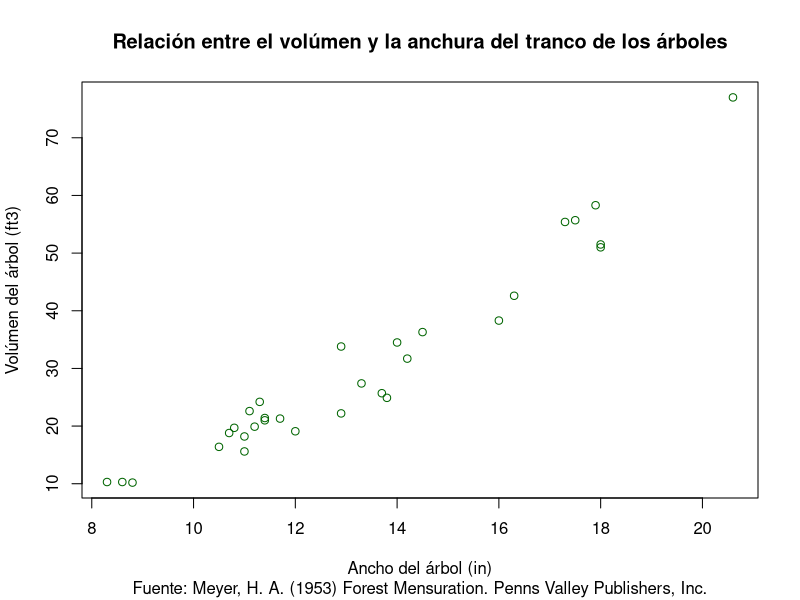
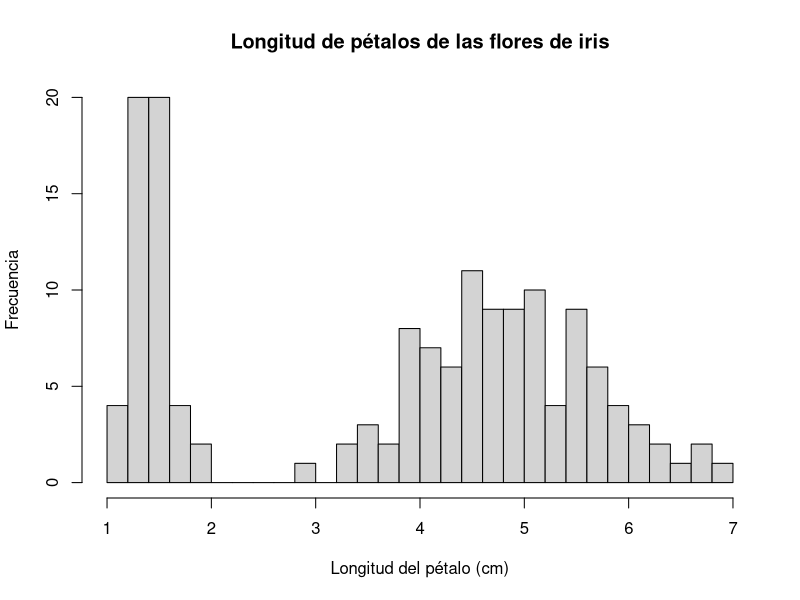
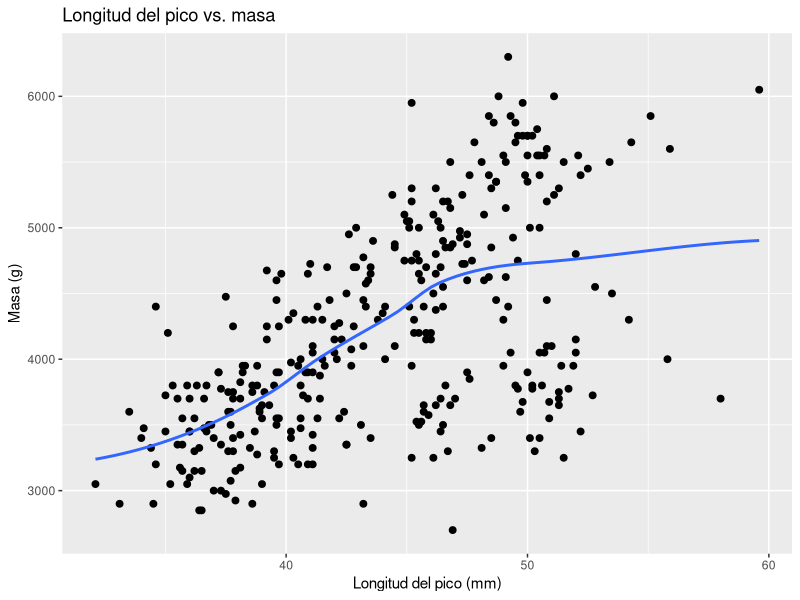
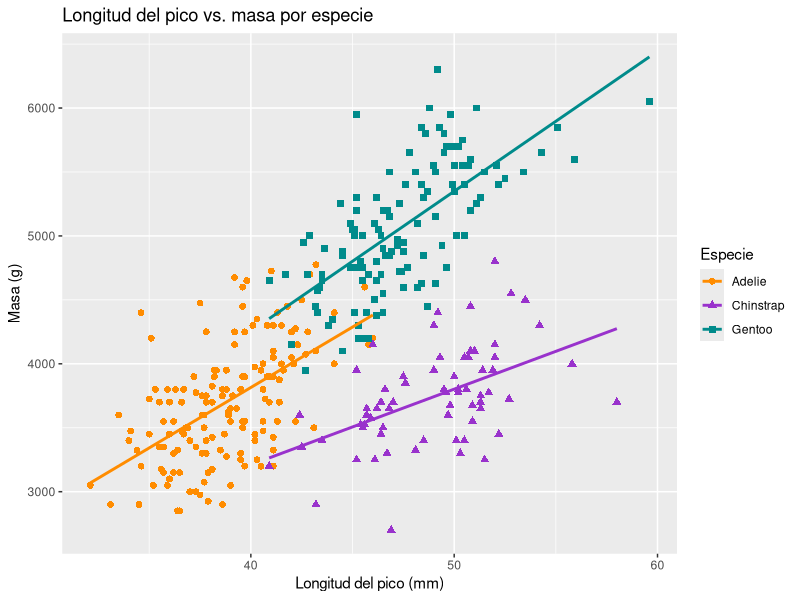

Reproduce these figures in R, in order.
## ---- chunk 1
#| label: relacion-anchura-volumen-arboles 
#| code-fold: true

plot(
  x=trees$Girth,
  y=trees$Volume,
  col= "darkgreen",
  main = "Relación entre el volúmen y la anchura del tranco de los árboles",
  sub = "Fuente: Meyer, H. A. (1953) Forest Mensuration. Penns Valley Publishers, Inc.",
  xlab= "Ancho del árbol (in)",
  ylab= "Volúmen del árbol (ft3)"
)
## ---- chunk 2
data(iris)
# Función hist(). Gráfico de la longitud de los pétalos de las flores de iris
hist(
  x = iris$Petal.Length, 
  breaks = 30,
  main = "Longitud de pétalos de las flores de iris", 
  xlab = "Longitud del pétalo (cm)", 
  ylab = "Frecuencia"
)
## ---- chunk 3
#cargar la librería
#| label: cargar-tidyverse
library(tidyverse)
library(palmerpenguins)
## ---- chunk 4
#| label: grafico-dispersion-penguins
# Gráfico de dispersión de longitud del pico vs masa (peso)
penguins |>
  ggplot(aes(x = bill_length_mm, y = body_mass_g)) +
  geom_point(size = 2) +
  geom_smooth(method = "loess", se = FALSE) +
  ggtitle("Longitud del pico vs. masa") +
  xlab("Longitud del pico (mm)") +
  ylab("Masa (g)") +
  labs(color = "Especie", shape = "Especie")

## ---- chunk 5
# Gráfico de dispersión de longitud del pico vs masa (peso) por especie
penguins |>
  ggplot(aes(x = bill_length_mm, y = body_mass_g)) +
  geom_point(aes(color = species,
                 shape = species),
             size = 2) +
  geom_smooth(method = "lm", se = FALSE, aes(color = species)) +
  scale_color_manual(values = c("darkorange", "darkorchid", "cyan4")) +
  ggtitle("Longitud del pico vs. masa por especie") +
  xlab("Longitud del pico (mm)") +
  ylab("Masa (g)") +
  labs(color = "Especie", shape = "Especie")
